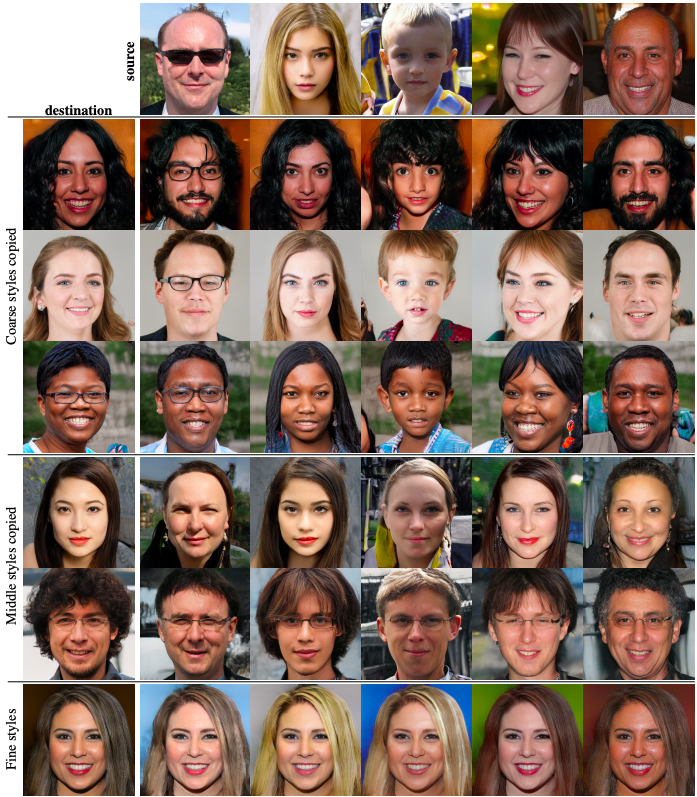
#> input picture OPENCV/img/photo_faces.png, 697 x 797 px, found by its file name
$ python opcv_1.py
#> lines starting #> are read from the running program, lines starting #| are printed output that depends on the picture; after the words box and inside, x2 and y2 are one past the last pixel; in counts of white or black regions, pixels touching at a corner belong together
# REQUERIMENTS: pip install opencv-python


import cv2


haarcascades_folder = "OPENCV/haarcascades/haarcascade_frontalface_default.xml"

photo_folder = "OPENCV/img/photo_faces.png"

carregaAlgoritmo = cv2.CascadeClassifier(haarcascades_folder)


imagem = cv2.imread(photo_folder)
#> imagem is the input picture: shape (797, 697, 3); mean B, G, R 95.5, 107.3, 131.5


#Transforma a cor da imagem para cinza
imagemCinza = cv2.cvtColor(imagem, cv2.COLOR_BGR2GRAY)
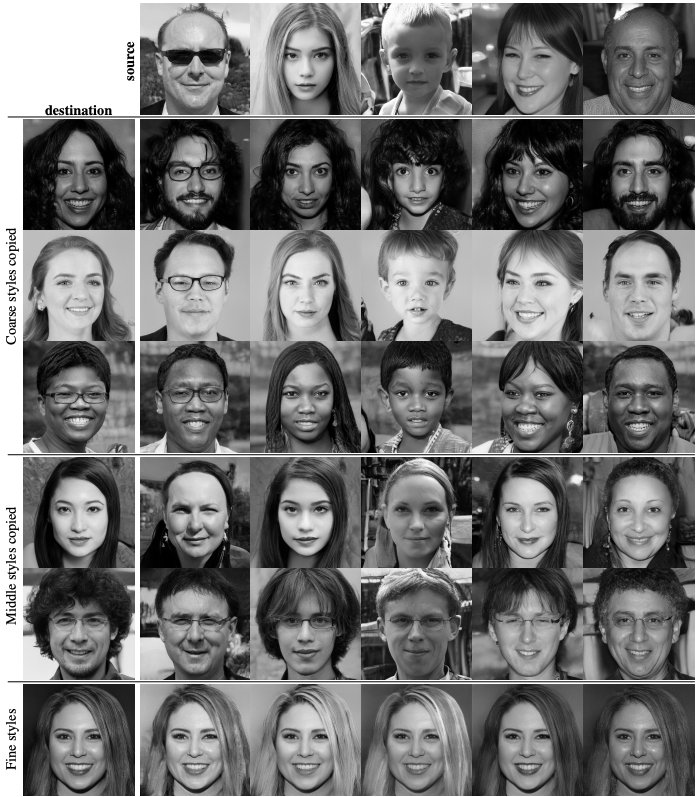
#> imagemCinza: shape (797, 697); min 0, max 255, mean 113.2


faces = carregaAlgoritmo.detectMultiScale(imagemCinza)
#> faces = 41 rows, first 6: [273, 147, 67, 67], [273, 32, 66, 66], [388, 153, 61, 61], [599, 24, 80, 80], [492, 29, 75, 75], [45, 145, 70, 70]
print(faces)
#> (printed output is left out)
for(x,y,l,a) in faces:
    # X = Eixo X | Y = Eixo Y | L = Largura | A = Altura
    #  Cria um retangulo em volta das faces detectadas  ||| (0,255,0) = cor rgb ||| ,2) = espessura da borda.
    cv2.rectangle(imagem,(x,y),(x+l,y+a),(0,255,0),2)
#> this loop made 41 passes
#> (x, y, l, a) on passes 1 to 12: (273, 147, 67, 67), (273, 32, 66, 66), (388, 153, 61, 61), (599, 24, 80, 80), (492, 29, 75, 75), (45, 145, 70, 70), (269, 254, 73, 73), (596, 248, 85, 85), (383, 366, 69, 69), (273, 367, 68, 68), (602, 363, 75, 75), (269, 482, 73, 73)
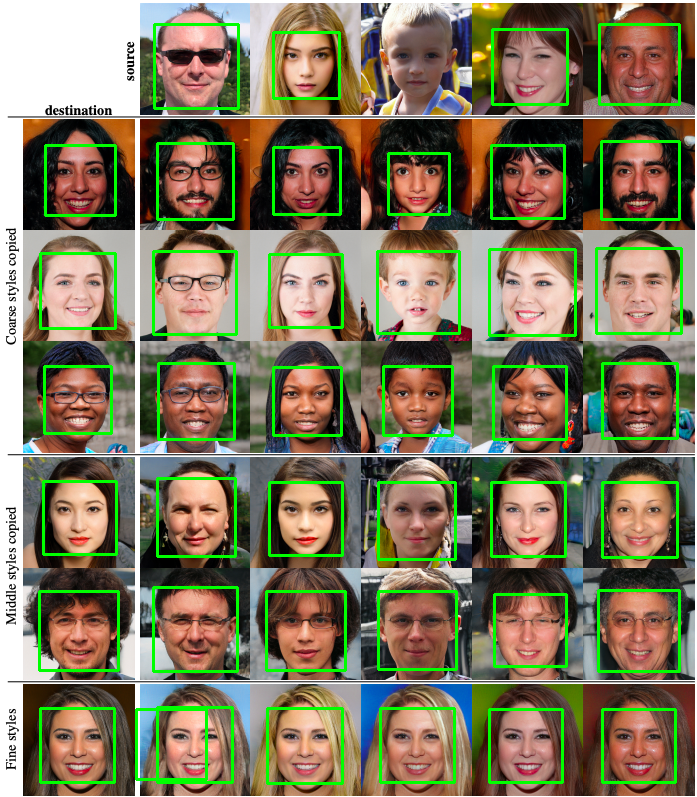
#> imagem: shape (797, 697, 3); 6.61% of pixels changed, all inside (x1, y1, x2, y2) = (38, 23, 683, 785)


cv2.imshow("cinza",imagemCinza)

cv2.imshow('Faces', imagem)

cv2.waitKey()
